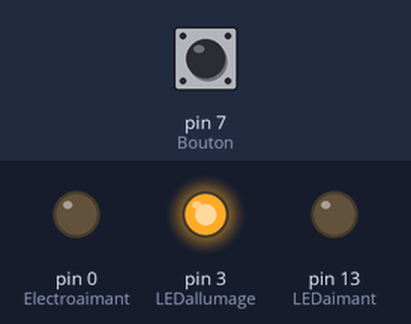
A sketch run on a simulated Arduino Uno, built with avr-gcc and run on an emulated ATmega328P. Shown: output pins drawn as LEDs (lit = HIGH). Inputs (shaded band) come from the test bench; at power-on: pin 7 (Bouton) HIGH.

Above: at 1.2 s.
1.3 s: pin 7 (Bouton) pulled LOW for 0.15 s
At 1.4 s:
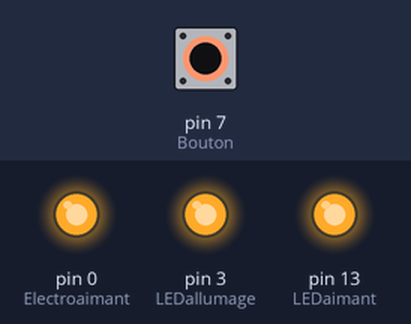
3.0 s: pin 7 (Bouton) pulled LOW for 3.2 s
At 7.4 s:
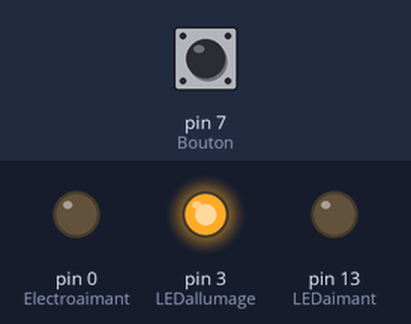
Timing chart, 0 to 8.9 s (numbered marks = the images above; inputs shaded):
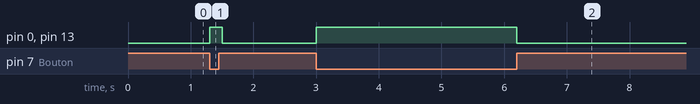

The sketch:

turc.ino
```cpp
// Ports (pins) des entrées sorties
int Electroaimant = 0;
int LEDaimant = 13;
int LEDallumage = 3;
int Bouton = 7;

void setup() {
    // déclaration des entrées sorties
    pinMode(Electroaimant, OUTPUT);
    pinMode(LEDaimant, OUTPUT);
    pinMode(LEDallumage, OUTPUT);
    pinMode(Bouton,INPUT_PULLUP);
    //Allumer la LED d'allumage à l'initialisation
    digitalWrite(LEDallumage, HIGH);
}

void loop() {

  //lecture de l'état du bouton et stockage dans etatBouton
  boolean etatBouton = digitalRead(Bouton);
  //test des conditions
  if (etatBouton==LOW)//test si bouton appuyé (utiliser un bouton en pull up inverse l'état logique reçu)
  {
    digitalWrite(Electroaimant,HIGH); //Electroaimant allumé
    digitalWrite(LEDaimant,HIGH); //LEDaimant allumée
  }
  if (etatBouton==HIGH)//test si bouton levé
  {
    digitalWrite(Electroaimant,LOW); //Electroaimant éteint
    digitalWrite(LEDaimant,LOW); //LEDaimant éteinte
  }
  delay(100); //petite attente
}
```

Measured:
- after the input at 1.3 s, pin 0 (Electroaimant), pin 13 (LEDaimant): LOW → HIGH at once, → LOW 0.20 s later
- after the input at 3.0 s, pin 0 (Electroaimant), pin 13 (LEDaimant): LOW → HIGH at once, → LOW 3.2 s later
